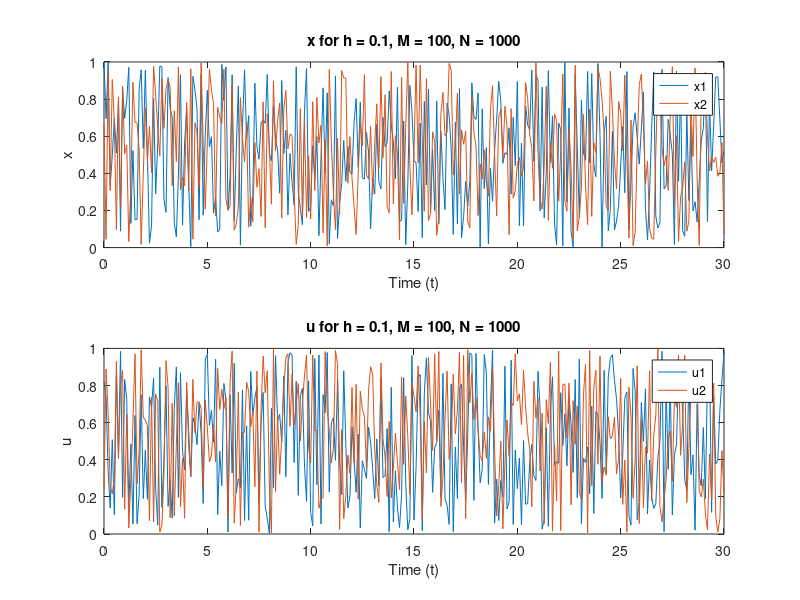
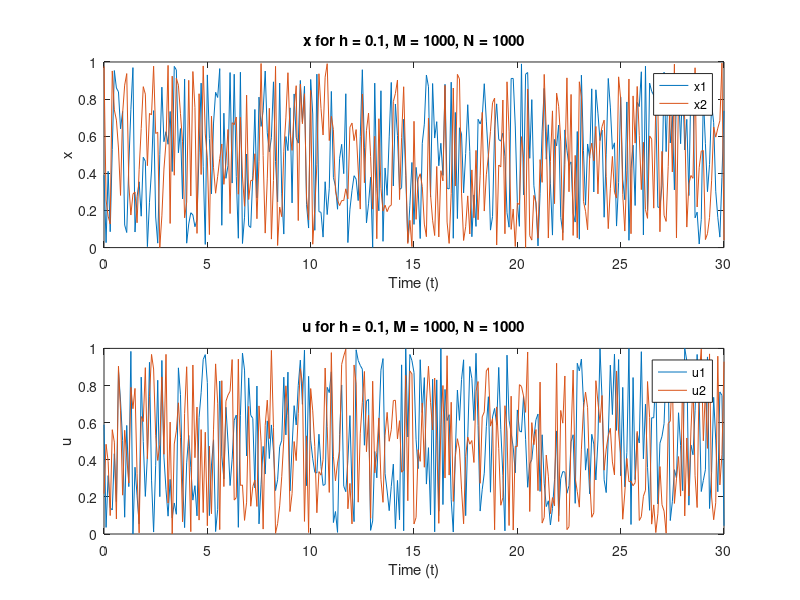
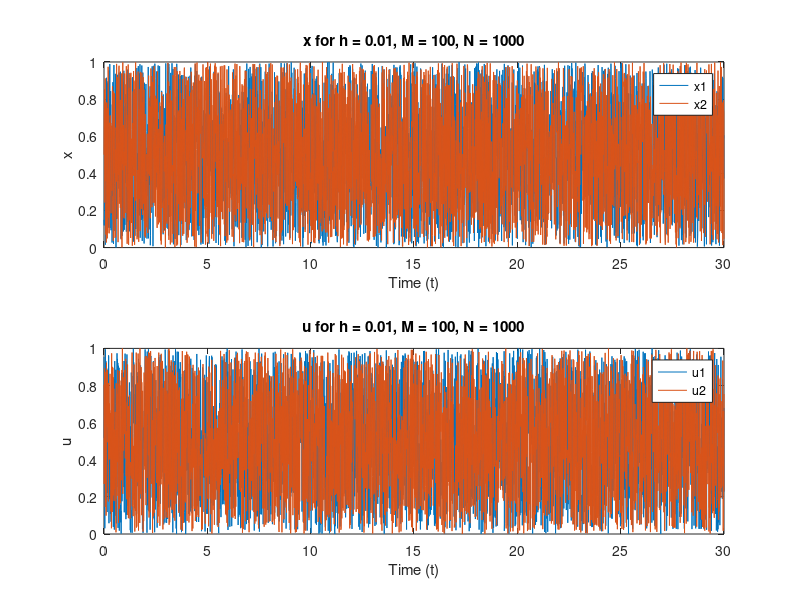
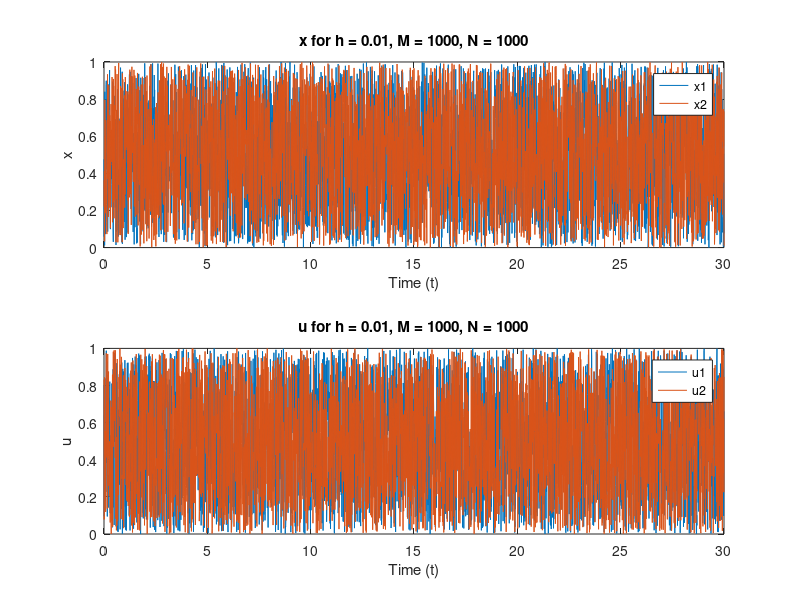

These figures' MATLAB source, in order:
% Constants and parameters
m = 2; n = 2;
T = 30;
alpha = 0.05;
theta = 0.75;
h_values = [0.1, 0.01, 0.001, 0.0001];
M_values = [100, 1000];
N_values = [1000];
epsilon_min = 2;
epsilon_max = 4;

% Initialize arrays to store results
x_values = cell(length(h_values), length(M_values), length(N_values));
u_values = cell(length(h_values), length(M_values), length(N_values));
cpu_times = zeros(length(h_values), length(M_values), length(N_values));

% Loop over parameters
for h_idx = 1:length(h_values)
    for M_idx = 1:length(M_values)
        for N_idx = 1:length(N_values)
            h = h_values(h_idx);
            M = M_values(M_idx);
            N = N_values(N_idx);
            
            % Solve the system using appropriate algorithms
            % Replace with your solving algorithm
            % [x, u] = solve_system(h, M, N, alpha, theta, T, epsilon_min, epsilon_max);
            % Implement your solving algorithm here and assign x, u
            
            % Placeholder values for demonstration purposes
            x = rand(m, T / h + 1);
            u = rand(n, T / h + 1);
            
            % Store results and CPU time
            x_values{h_idx, M_idx, N_idx} = x;
            u_values{h_idx, M_idx, N_idx} = u;
            cpu_times(h_idx, M_idx, N_idx) = rand(); % Replace with actual CPU time measurement
        end
    end
end

% Display or process the results as needed
disp('Results:')
disp('x_values:')
disp(x_values)
disp('u_values:')
disp(u_values)
disp('cpu_times:')
disp(cpu_times)

% Plot the results (assuming m = 2, n = 2)
for h_idx = 1:length(h_values)
    for M_idx = 1:length(M_values)
        for N_idx = 1:length(N_values)
            h = h_values(h_idx);
            M = M_values(M_idx);
            N = N_values(N_idx);
            
            % Plot x_values
            figure;
            subplot(2, 1, 1);
            plot(0:h:T, x_values{h_idx, M_idx, N_idx});
            xlabel('Time (t)');
            ylabel('x');
            title(['x for h = ', num2str(h), ', M = ', num2str(M), ', N = ', num2str(N)]);
            legend('x1', 'x2');
            
            % Plot u_values
            subplot(2, 1, 2);
            plot(0:h:T, u_values{h_idx, M_idx, N_idx});
            xlabel('Time (t)');
            ylabel('u');
            title(['u for h = ', num2str(h), ', M = ', num2str(M), ', N = ', num2str(N)]);
            legend('u1', 'u2');
        end
    end
end


          